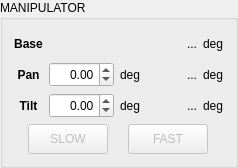
       <widget class="QGroupBox" name="gb_manipulator">
        <property name="font">
         <font>
          <bold>false</bold>
         </font>
        </property>
        <property name="title">
         <string>MANIPULATOR</string>
        </property>
        <layout class="QGridLayout" name="gridLayout">
         <item row="1" column="0">
          <layout class="QHBoxLayout" name="hl_manip_servo_control">
           <item alignment="Qt::AlignmentFlag::AlignVCenter">
            <widget class="QPushButton" name="pb_manip_slow">
             <property name="enabled">
              <bool>false</bool>
             </property>
             <property name="sizePolicy">
              <sizepolicy hsizetype="Fixed" vsizetype="Fixed">
               <horstretch>0</horstretch>
               <verstretch>0</verstretch>
              </sizepolicy>
             </property>
             <property name="minimumSize">
              <size>
               <width>80</width>
               <height>30</height>
              </size>
             </property>
             <property name="maximumSize">
              <size>
               <width>80</width>
               <height>30</height>
              </size>
             </property>
             <property name="text">
              <string>SLOW</string>
             </property>
            </widget>
           </item>
           <item alignment="Qt::AlignmentFlag::AlignVCenter">
            <widget class="QPushButton" name="pb_manip_fast">
             <property name="enabled">
              <bool>false</bool>
             </property>
             <property name="sizePolicy">
              <sizepolicy hsizetype="Fixed" vsizetype="Fixed">
               <horstretch>0</horstretch>
               <verstretch>0</verstretch>
              </sizepolicy>
             </property>
             <property name="minimumSize">
              <size>
               <width>80</width>
               <height>30</height>
              </size>
             </property>
             <property name="maximumSize">
              <size>
               <width>80</width>
               <height>30</height>
              </size>
             </property>
             <property name="text">
              <string>FAST</string>
             </property>
            </widget>
           </item>
          </layout>
         </item>
         <item row="0" column="0">
          <layout class="QGridLayout" name="gl_manip_input">
           <item row="2" column="2">
            <widget class="QLabel" name="static_l_manip_tilt_u">
             <property name="sizePolicy">
              <sizepolicy hsizetype="Minimum" vsizetype="Minimum">
               <horstretch>0</horstretch>
               <verstretch>0</verstretch>
              </sizepolicy>
             </property>
             <property name="text">
              <string>deg</string>
             </property>
            </widget>
           </item>
           <item row="1" column="4">
            <widget class="QLabel" name="static_l_actual_manip_pan_u">
             <property name="sizePolicy">
              <sizepolicy hsizetype="Minimum" vsizetype="Minimum">
               <horstretch>0</horstretch>
               <verstretch>0</verstretch>
              </sizepolicy>
             </property>
             <property name="text">
              <string>deg</string>
             </property>
            </widget>
           </item>
           <item row="2" column="0">
            <widget class="QLabel" name="static_l_manip_tilt">
             <property name="font">
              <font>
               <bold>true</bold>
              </font>
             </property>
             <property name="text">
              <string>Tilt</string>
             </property>
             <property name="alignment">
              <set>Qt::AlignmentFlag::AlignCenter</set>
             </property>
            </widget>
           </item>
           <item row="0" column="3">
            <widget class="QLabel" name="l_actual_manip_base">
             <property name="sizePolicy">
              <sizepolicy hsizetype="Fixed" vsizetype="Fixed">
               <horstretch>0</horstretch>
               <verstretch>0</verstretch>
              </sizepolicy>
             </property>
             <property name="minimumSize">
              <size>
               <width>50</width>
               <height>25</height>
              </size>
             </property>
             <property name="maximumSize">
              <size>
               <width>50</width>
               <height>25</height>
              </size>
             </property>
             <property name="text">
              <string>...</string>
             </property>
             <property name="alignment">
              <set>Qt::AlignmentFlag::AlignRight|Qt::AlignmentFlag::AlignTrailing|Qt::AlignmentFlag::AlignVCenter</set>
             </property>
            </widget>
           </item>
           <item row="0" column="4">
            <widget class="QLabel" name="static_l_actual_manip_base_u">
             <property name="sizePolicy">
              <sizepolicy hsizetype="Minimum" vsizetype="Minimum">
               <horstretch>0</horstretch>
               <verstretch>0</verstretch>
              </sizepolicy>
             </property>
             <property name="text">
              <string>deg</string>
             </property>
            </widget>
           </item>
           <item row="2" column="3">
            <widget class="QLabel" name="l_actual_manip_tilt">
             <property name="sizePolicy">
              <sizepolicy hsizetype="Fixed" vsizetype="Fixed">
               <horstretch>0</horstretch>
               <verstretch>0</verstretch>
              </sizepolicy>
             </property>
             <property name="minimumSize">
              <size>
               <width>50</width>
               <height>25</height>
              </size>
             </property>
             <property name="maximumSize">
              <size>
               <width>50</width>
               <height>25</height>
              </size>
             </property>
             <property name="text">
              <string>...</string>
             </property>
             <property name="alignment">
              <set>Qt::AlignmentFlag::AlignRight|Qt::AlignmentFlag::AlignTrailing|Qt::AlignmentFlag::AlignVCenter</set>
             </property>
            </widget>
           </item>
           <item row="1" column="3">
            <widget class="QLabel" name="l_actual_manip_pan">
             <property name="sizePolicy">
              <sizepolicy hsizetype="Fixed" vsizetype="Fixed">
               <horstretch>0</horstretch>
               <verstretch>0</verstretch>
              </sizepolicy>
             </property>
             <property name="minimumSize">
              <size>
               <width>50</width>
               <height>25</height>
              </size>
             </property>
             <property name="maximumSize">
              <size>
               <width>50</width>
               <height>25</height>
              </size>
             </property>
             <property name="text">
              <string>...</string>
             </property>
             <property name="alignment">
              <set>Qt::AlignmentFlag::AlignRight|Qt::AlignmentFlag::AlignTrailing|Qt::AlignmentFlag::AlignVCenter</set>
             </property>
            </widget>
           </item>
           <item row="1" column="1">
            <widget class="QDoubleSpinBox" name="sb_manip_pan">
             <property name="sizePolicy">
              <sizepolicy hsizetype="Fixed" vsizetype="Fixed">
               <horstretch>0</horstretch>
               <verstretch>0</verstretch>
              </sizepolicy>
             </property>
             <property name="minimumSize">
              <size>
               <width>65</width>
               <height>25</height>
              </size>
             </property>
             <property name="maximumSize">
              <size>
               <width>65</width>
               <height>25</height>
              </size>
             </property>
             <property name="statusTip">
              <string>Range: -80,80  |  Interval: 10</string>
             </property>
             <property name="alignment">
              <set>Qt::AlignmentFlag::AlignRight|Qt::AlignmentFlag::AlignTrailing|Qt::AlignmentFlag::AlignVCenter</set>
             </property>
             <property name="minimum">
              <double>-80.000000000000000</double>
             </property>
             <property name="maximum">
              <double>80.000000000000000</double>
             </property>
             <property name="singleStep">
              <double>10.000000000000000</double>
             </property>
            </widget>
           </item>
           <item row="2" column="4">
            <widget class="QLabel" name="static_l_actual_manip_tilt_u">
             <property name="sizePolicy">
              <sizepolicy hsizetype="Minimum" vsizetype="Minimum">
               <horstretch>0</horstretch>
               <verstretch>0</verstretch>
              </sizepolicy>
             </property>
             <property name="text">
              <string>deg</string>
             </property>
            </widget>
           </item>
           <item row="1" column="2">
            <widget class="QLabel" name="static_l_manip_pan_u">
             <property name="sizePolicy">
              <sizepolicy hsizetype="Minimum" vsizetype="Minimum">
               <horstretch>0</horstretch>
               <verstretch>0</verstretch>
              </sizepolicy>
             </property>
             <property name="text">
              <string>deg</string>
             </property>
            </widget>
           </item>
           <item row="2" column="1">
            <widget class="QDoubleSpinBox" name="sb_manip_tilt">
             <property name="sizePolicy">
              <sizepolicy hsizetype="Fixed" vsizetype="Fixed">
               <horstretch>0</horstretch>
               <verstretch>0</verstretch>
              </sizepolicy>
             </property>
             <property name="minimumSize">
              <size>
               <width>65</width>
               <height>25</height>
              </size>
             </property>
             <property name="maximumSize">
              <size>
               <width>65</width>
               <height>25</height>
              </size>
             </property>
             <property name="statusTip">
              <string>Range: -80,80  |  Interval: 10</string>
             </property>
             <property name="alignment">
              <set>Qt::AlignmentFlag::AlignRight|Qt::AlignmentFlag::AlignTrailing|Qt::AlignmentFlag::AlignVCenter</set>
             </property>
             <property name="minimum">
              <double>-80.000000000000000</double>
             </property>
             <property name="maximum">
              <double>80.000000000000000</double>
             </property>
             <property name="singleStep">
              <double>10.000000000000000</double>
             </property>
            </widget>
           </item>
           <item row="0" column="0">
            <widget class="QLabel" name="static_l_manip_base">
             <property name="font">
              <font>
               <bold>true</bold>
              </font>
             </property>
             <property name="text">
              <string>Base</string>
             </property>
             <property name="alignment">
              <set>Qt::AlignmentFlag::AlignCenter</set>
             </property>
            </widget>
           </item>
           <item row="1" column="0">
            <widget class="QLabel" name="static_l_manip_pan">
             <property name="font">
              <font>
               <bold>true</bold>
              </font>
             </property>
             <property name="text">
              <string>Pan</string>
             </property>
             <property name="alignment">
              <set>Qt::AlignmentFlag::AlignCenter</set>
             </property>
            </widget>
           </item>
          </layout>
         </item>
        </layout>
       </widget>
